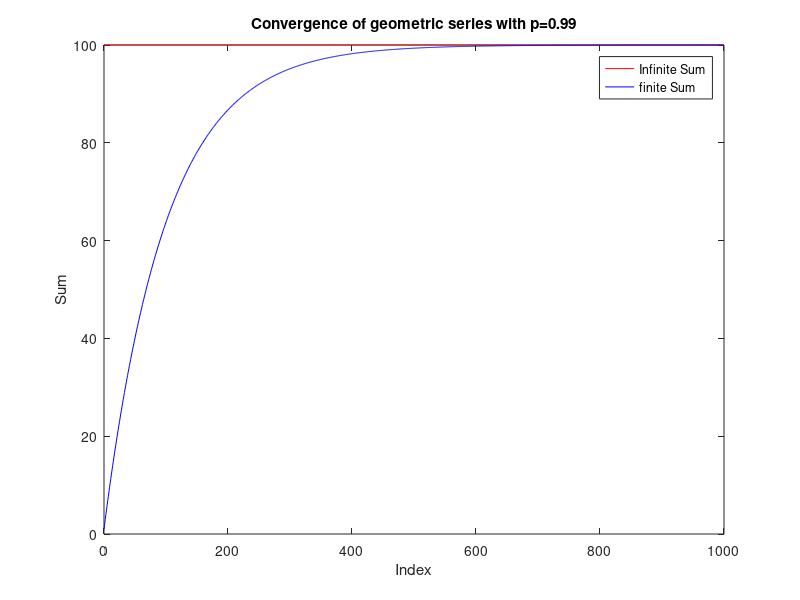
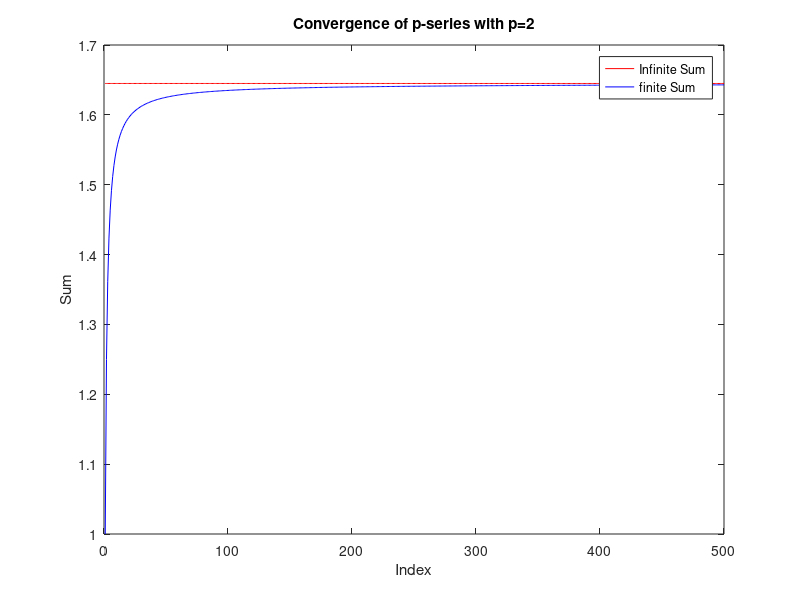

Reproduce these figures in MATLAB, in order.
close all
clear
clc
%b
p = 0.99;
k = 0:1000;
%c
geomSeries = p.^k;
%d
G = 1/(1-p);
%e
figure;
plot(k, zeros(1,length(k))+G, 'r');
hold on;
%f
plot(k, cumsum(geomSeries), 'b');
xlabel('Index');
ylabel('Sum');
title('Convergence of geometric series with p=0.99');
legend('Infinite Sum', 'finite Sum');
%h
p = 2;
n = 1:500;
pSeries = 1./(n.^p);
%i
P = (pi^2)/6;
%m
figure;
plot(n, zeros(1,length(n))+P, 'r');
hold on;
plot(n, cumsum(pSeries), 'b');
xlabel('Index');
ylabel('Sum');
title('Convergence of p-series with p=2');
legend('Infinite Sum', 'finite Sum');

